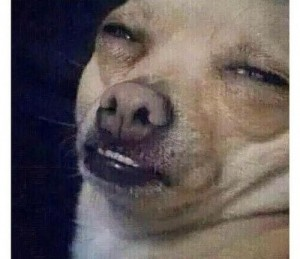
#> input picture Homework 1/data/test.jpg, 300 x 259 px
$ python main.py
#> lines starting #> are read from the running program, lines starting #| are printed output that depends on the picture
import cv2
import numpy as np
from matplotlib import pyplot as plt

plt.rcParams['figure.figsize'] = [15, 10]
# Load an image (you can freely chose any image you like)
img = cv2.imread('data/test.jpg')
#> img is the input picture: shape (259, 300, 3); mean B, G, R 96.6, 97.3, 106.4
# Convert it to RGB
img = cv2.cvtColor(img, cv2.COLOR_BGR2RGB)
# Plot it
plt.imshow(img)
#Let's make a collage.

# Split the image into the three colour channels
red, green, blue = cv2.split(img)
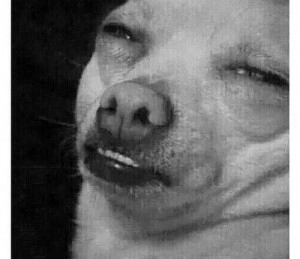
#> red: shape (259, 300); min 0, max 255, mean 106.4
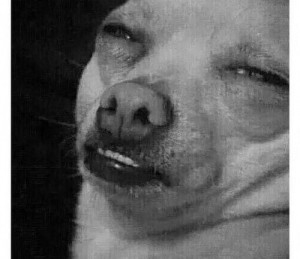
#> green: shape (259, 300); min 0, max 255, mean 97.3
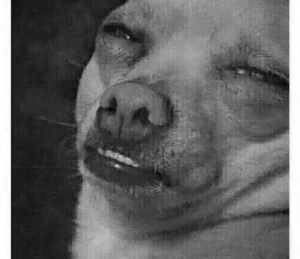
#> blue: shape (259, 300); min 0, max 255, mean 96.6

# Compose the image in the RGB colour space
img1 = cv2.merge([red, green, blue])

# Compose the image in the RBG colour space
img2 = cv2.merge([red, green, blue])

# Compose the image in the GRB colour space
img3 = cv2.merge([green, red, blue])
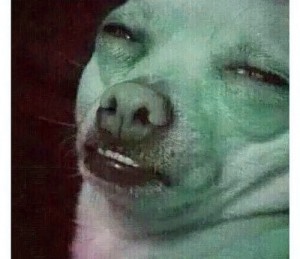
#> img3: shape (259, 300, 3); mean of channels 0, 1, 2 97.3, 106.4, 96.6; drawn as B, G, R

# Compose the image in the BGR colour space
img4 = cv2.merge([blue, green, red])

# Create the collage
out1 = np.hstack([img1, img2])
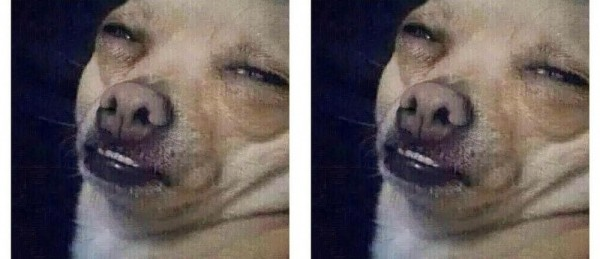
#> out1: shape (259, 600, 3); mean R, G, B 106.4, 97.3, 96.6
out2 = np.hstack([img3, img4])
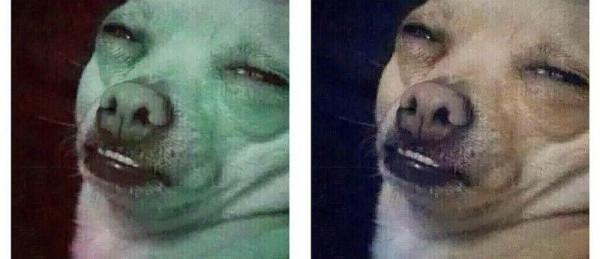
#> out2: shape (259, 600, 3); mean of channels 0, 1, 2 96.9, 101.8, 101.5; drawn as B, G, R
out = np.vstack([out1, out2])
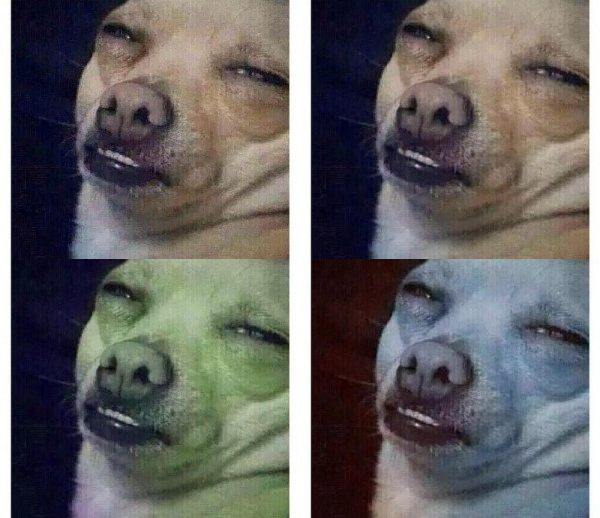
#> out: shape (518, 600, 3); mean R, G, B 101.7, 99.5, 99.1

# Plot the collage
plt.imshow(out)
plt.axis(False)
